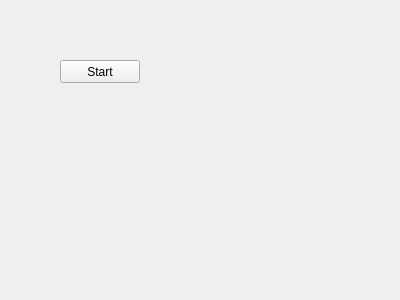
<?xml version="1.0" encoding="UTF-8"?>
<ui version="4.0">
 <class>Widget</class>
 <widget class="QWidget" name="Widget">
  <property name="geometry">
   <rect>
    <x>0</x>
    <y>0</y>
    <width>400</width>
    <height>300</height>
   </rect>
  </property>
  <property name="windowTitle">
   <string>Widget</string>
  </property>
  <widget class="QPushButton" name="btStart">
   <property name="geometry">
    <rect>
     <x>60</x>
     <y>60</y>
     <width>80</width>
     <height>23</height>
    </rect>
   </property>
   <property name="text">
    <string>Start</string>
   </property>
  </widget>
 </widget>
 <layoutdefault spacing="6" margin="11"/>
 <resources/>
 <connections/>
</ui>
